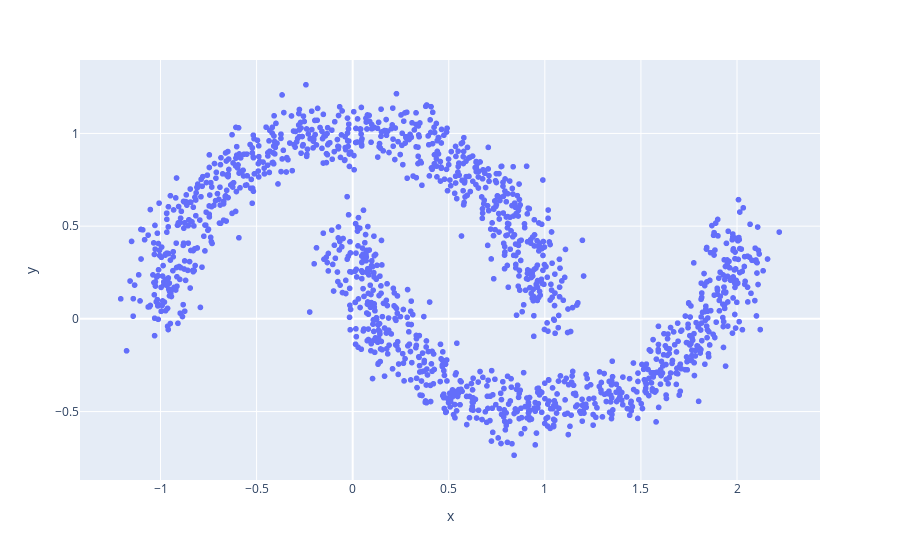

Notebook source saved alongside this figure:
### Code cell
# Visualização inicial do dataset 'make_moons' sem agrupamento.
# Este gráfico de dispersão mostra a forma original dos dados, com as duas "luas" entrelaçadas.
# É importante para entender a complexidade do problema que os algoritmos de clustering tentarão resolver.
grafico = px.scatter(x= X_random[:,0], y= X_random[:,1])
grafico.show()
grafico.write_image("images/original_dataset_moon.png")

### Figure 1 — Plotly figure (JSON) as saved in the notebook; plotly's stock layout.template omitted (floating-point values rounded to 4 significant figures; data arrays with more than 128 entries replaced by an {"elided": "..."} marker saying what was removed)
{"data": [{"hovertemplate": "x=%{x}<br>y=%{y}<extra></extra>", "legendgroup": "", "marker": {"color": "#636efa", "symbol": "circle"}, "mode": "markers", "name": "", "showlegend": false, "type": "scattergl", "x": {"elided": "1500 float values"}, "xaxis": "x", "y": {"elided": "1500 float values"}, "yaxis": "y"}], "layout": {"legend": {"tracegroupgap": 0}, "margin": {"t": 60}, "xaxis": {"anchor": "y", "domain": [0, 1], "title": {"text": "x"}}, "yaxis": {"anchor": "x", "domain": [0, 1], "title": {"text": "y"}}}}
